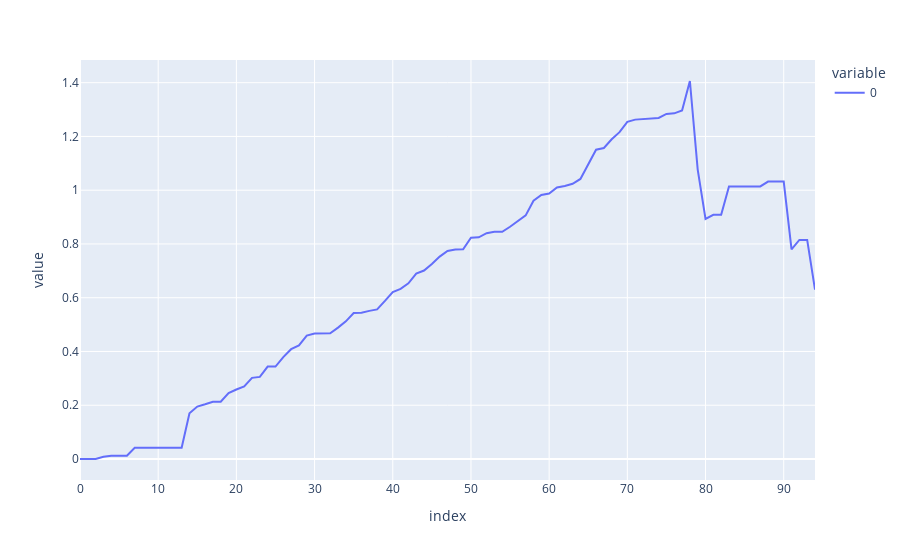

Notebook code cell kept with this figure:
### Code cell
fig = px.line(dfxg_homexg_complete_game.mean())
fig.show()

### Figure 1 — Plotly figure (JSON) as saved in the notebook; plotly's stock layout.template omitted (floating-point values rounded to 4 significant figures)
{"data": [{"hovertemplate": "variable=0<br>index=%{x}<br>value=%{y}<extra></extra>", "legendgroup": "0", "line": {"color": "#636efa", "dash": "solid"}, "marker": {"symbol": "circle"}, "mode": "lines", "name": "0", "orientation": "v", "showlegend": true, "type": "scatter", "x": [0, 1, 2, 3, 4, 5, 6, 7, 8, 9, 10, 11, 12, 13, 14, 15, 16, 17, 18, 19, 20, 21, 22, 23, 24, 25, 26, 27, 28, 29, 30, 31, 32, 33, 34, 35, 36, 37, 38, 39, 40, 41, 42, 43, 44, 45, 46, 47, 48, 49, 50, 51, 52, 53, 54, 55, 56, 57, 58, 59, 60, 61, 62, 63, 64, 65, 66, 67, 68, 69, 70, 71, 72, 73, 74, 75, 76, 77, 78, 79, 80, 81, 82, 83, 84, 85, 86, 87, 88, 89, 90, 91, 92, 93, 94], "xaxis": "x", "y": [0, 0, 0, 0.008, 0.012, 0.012, 0.012, 0.042, 0.042, 0.042, 0.042, 0.042, 0.042, 0.042, 0.17, 0.1952, 0.2037, 0.213, 0.213, 0.2452, 0.2585, 0.2696, 0.3019, 0.3056, 0.3437, 0.3437, 0.3789, 0.4085, 0.4226, 0.4593, 0.467, 0.467, 0.4678, 0.4889, 0.5122, 0.5433, 0.5444, 0.5511, 0.5567, 0.5881, 0.6211, 0.633, 0.6533, 0.6896, 0.7011, 0.7252, 0.753, 0.7741, 0.7793, 0.7804, 0.823, 0.8248, 0.84, 0.8452, 0.8452, 0.8641, 0.8859, 0.9063, 0.9607, 0.9822, 0.9874, 1.01, 1.016, 1.024, 1.042, 1.099, 1.151, 1.157, 1.189, 1.216, 1.254, 1.263, 1.265, 1.267, 1.269, 1.284, 1.286, 1.297, 1.406, 1.077, 0.8933, 0.9083, 0.9083, 1.014, 1.014, 1.014, 1.014, 1.014, 1.032, 1.032, 1.032, 0.78, 0.815, 0.815, 0.63], "yaxis": "y"}], "layout": {"legend": {"title": {"text": "variable"}, "tracegroupgap": 0}, "margin": {"t": 60}, "xaxis": {"anchor": "y", "domain": [0, 1], "title": {"text": "index"}}, "yaxis": {"anchor": "x", "domain": [0, 1], "title": {"text": "value"}}}}
